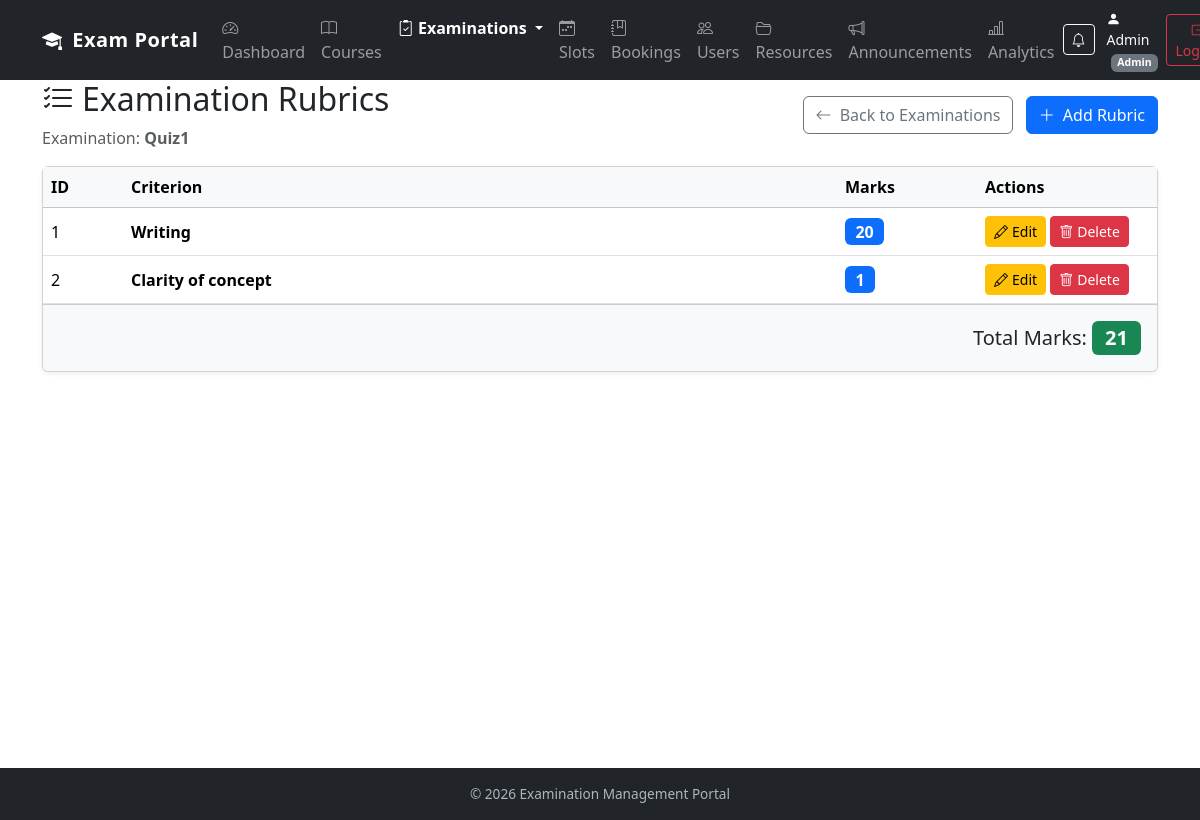
Before: /examination/1/rubrics (signed in) with the older database file.
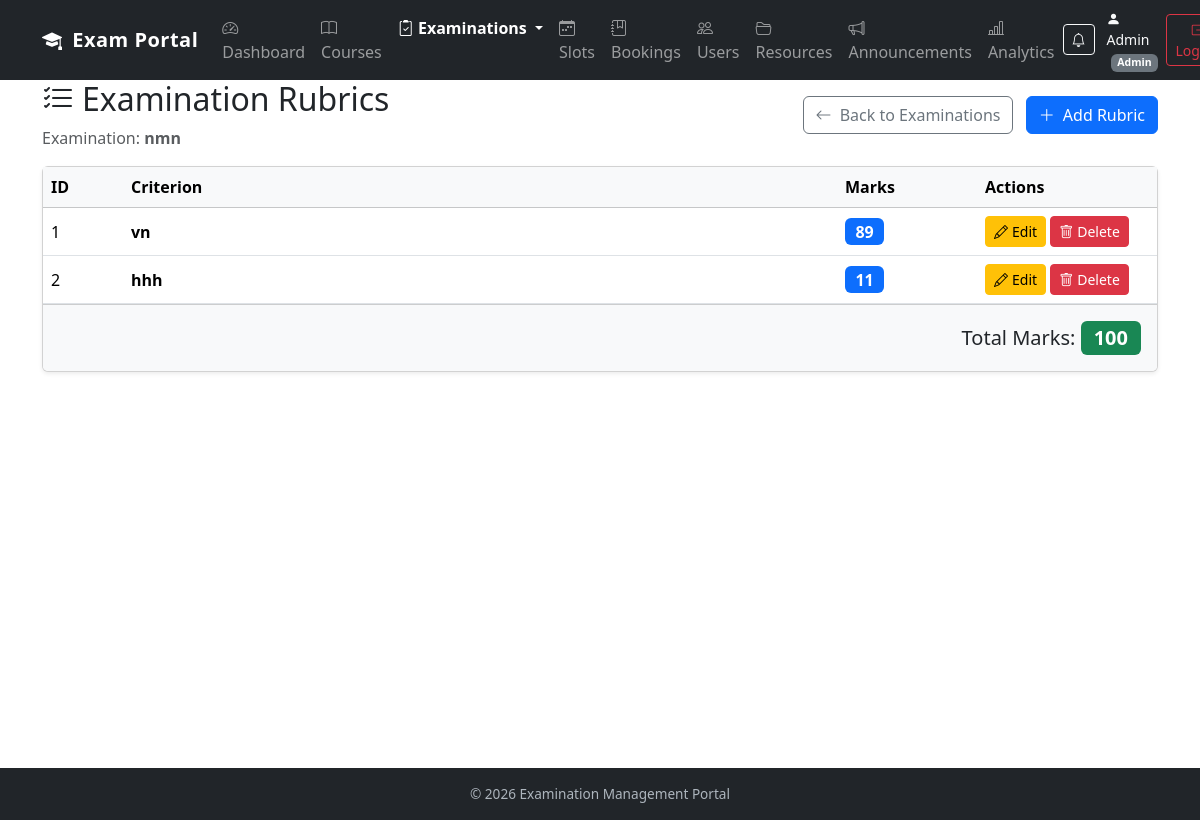
After: the same page with the newer database file.
### models.py (models this page shows, shortened)
class Examination(db.Model):
    id = db.Column(db.Integer, primary_key=True)
    name = db.Column(db.String(100), nullable=False)
    course_id = db.Column(
        db.Integer, db.ForeignKey("course.id"), nullable=False
    )
    status = db.Column(db.String(30), default="Draft")
    slot_creation_start = db.Column(db.String(30))
    slot_creation_end = db.Column(db.String(30))
    booking_start = db.Column(db.String(30))
    booking_end = db.Column(db.String(30))
    slot_creation_open = db.Column(db.Boolean, default=False)
    booking_open = db.Column(db.Boolean, default=False)
    course = db.relationship("Course", backref="examinations")

class ExaminationRubric(db.Model):
    id = db.Column(db.Integer, primary_key=True)
    examination_id = db.Column(
        db.Integer, db.ForeignKey("examination.id"), nullable=False
    )
    criterion = db.Column(db.String(200), nullable=False)
    marks = db.Column(db.Integer, nullable=False)
    examination = db.relationship("Examination", backref="rubrics")

### app.py (the view)
@app.route("/examination/<int:examination_id>/rubrics")
@role_required("Admin")
def manage_rubrics(examination_id):
    examination = Examination.query.get_or_404(examination_id)
    rubrics = ExaminationRubric.query.filter_by(
        examination_id=examination_id
    ).all()
    total_marks = sum(rubric.marks for rubric in rubrics)
    return render_template(
        "rubrics.html",
        examination=examination,
        rubrics=rubrics,
        total_marks=total_marks
    )

### app.py (called while the page is built)
def role_required(required_role):
    def decorator(function):
        @wraps(function)
        def wrapper(*args, **kwargs):
            if "user_id" not in session:
                return redirect(url_for("login"))
            user = User.query.get(session["user_id"])
            if not user.is_active:
                session.clear()
                return redirect(url_for("login"))
            if user is None:
                session.clear()
                return redirect(url_for("login"))
            if user.role != required_role:
                abort(403)
            if user.role == "Examiner" and not user.is_approved:
                session.clear()
                return redirect(url_for("login"))
            return function(*args, **kwargs)
        return wrapper
    return decorator

@app.context_processor
def inject_global_data():
    unread_count = 0
    if "user_id" in session:
        unread_count = Notification.query.filter_by(
            user_id=session["user_id"],
            is_read=False
        ).count()
    return {"unread_notifications_count": unread_count}

### templates/rubrics.html (shortened to what this page needs)
{% extends "base.html" %}
{% block content %}
<div class="container mt-4">
    <div class="d-flex justify-content-between align-items-center mb-3">
        <div>
            <h2><i class="bi bi-list-check me-2"></i>Examination Rubrics</h2>
            <p class="text-muted mb-0">Examination: <strong>{{ examination.name }}</strong></p>
        </div>
        <div>
            <a href="{{ url_for('examinations') }}" class="btn btn-outline-secondary me-2">
                <i class="bi bi-arrow-left me-1"></i> Back to Examinations
            </a>
            <a href="{{ url_for('add_rubric', examination_id=examination.id) }}" class="btn btn-primary">
                <i class="bi bi-plus-lg me-1"></i> Add Rubric
            </a>
        </div>
    </div>
    <div class="card shadow-sm mb-4">
        <div class="card-body p-0">
            <div class="table-responsive">
                <table class="table table-hover align-middle mb-0">
                    <thead class="table-light">
                        <tr>
                            <th style="width: 80px;">ID</th>
                            <th>Criterion</th>
                            <th style="width: 140px;">Marks</th>
                            <th style="width: 180px;">Actions</th>
                        </tr>
                    </thead>
                    <tbody>
                        {% for rubric in rubrics %}
                        <tr>
                            <td>{{ rubric.id }}</td>
                            <td class="fw-semibold">{{ rubric.criterion }}</td>
                            <td><span class="badge bg-primary fs-6">{{ rubric.marks }}</span></td>
                            <td>
                                <a href="{{ url_for('edit_rubric', rubric_id=rubric.id) }}"
                                   class="btn btn-warning btn-sm">
                                    <i class="bi bi-pencil me-1"></i>Edit
                                </a>
                                <form action="{{ url_for('delete_rubric', rubric_id=rubric.id) }}"
                                      method="POST"
                                      style="display:inline;"
                                      onsubmit="return confirm('Are you sure you want to delete this rubric?');">
                                    <button type="submit" class="btn btn-danger btn-sm">
                                        <i class="bi bi-trash me-1"></i>Delete
                                    </button>
                                </form>
                            </td>
                        </tr>
                        {% endfor %}
                    </tbody>
                </table>
            </div>
        </div>
        <div class="card-footer bg-light d-flex justify-content-end align-items-center py-3">
            <h5 class="mb-0">Total Marks: <span class="badge bg-success fs-5">{{ total_marks }}</span></h5>
        </div>
    </div>
</div>
{% endblock %}

Changed rows visible on the page:
changed Examination: name "Quiz1" → "nmn"
changed ExaminationRubric id 1: criterion "Writing" → "vn"; marks "20" → "89"
changed ExaminationRubric id 2: criterion "Clarity of concept" → "hhh"; marks "1" → "11"
Other visible differences:
{{ total_marks }}: "21" → "100"
